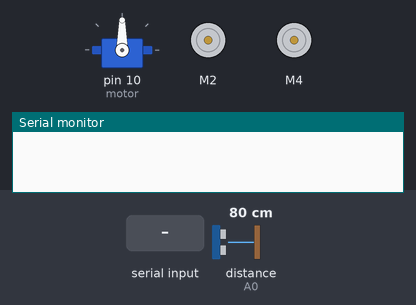
This sketch was run on a simulated Arduino Uno, built with avr-gcc and run on an emulated ATmega328P. Parts: servo, 2 × DC motor (green arrow = forward, orange = backward, longer = faster), the last lines printed to the serial monitor. The inputs (shaded band) are chosen by the test bench; at power-on: distance to the obstacle (sensor on A0) 80 cm. The echo pulse lasts 58.3 µs per cm.

Above: at 1.2 s.
1.3 s: "X" received over Serial
At 2.0 s:
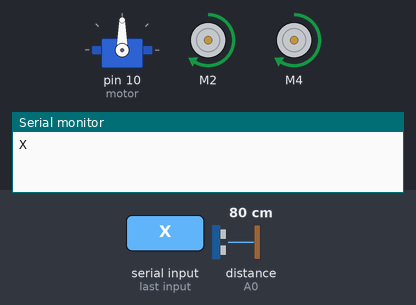
2.8 s: distance to the obstacle (sensor on A0) set to 14 cm
4.3 s: distance to the obstacle (sensor on A0) set to 11 cm
At 5.1 s:
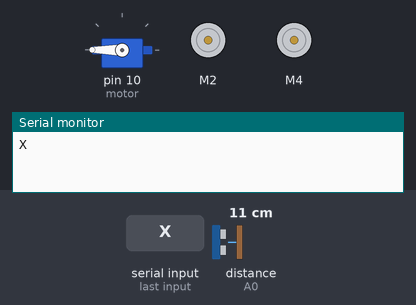
7.3 s: distance to the obstacle (sensor on A0) set to 18 cm
At 8.8 s:
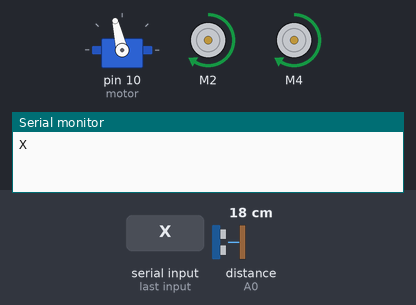
9.1 s: distance to the obstacle (sensor on A0) set to 2 cm
At 10.6 s:
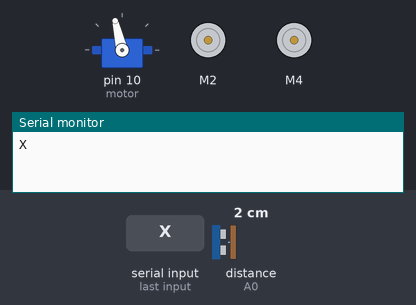
10.8 s: distance to the obstacle (sensor on A0) set to 4 cm
Timing chart, 0 to 14.8 s (numbered marks = the images above; inputs shaded):
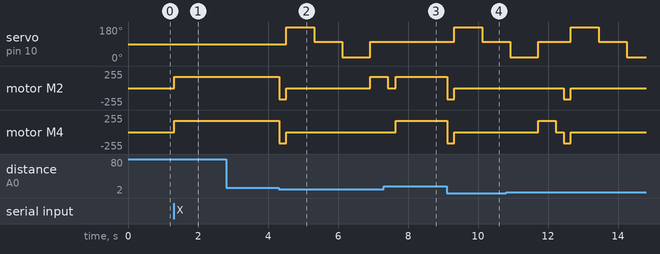

The sketch:

arduino_code.ino
```cpp
#include <Servo.h>
#include "AFMotor.h"
#define Echo A0
#define Trig A4
#define motor 10
#define Speed 170
#define spoint 103
char mode;
int distance;
int distGauche {0};
int distDroite {0};
char toggle{'0'};
Servo servo;
AF_DCMotor M2(2);
AF_DCMotor M4(4);

void setup() {
  Serial.begin(9600);
  pinMode(Trig, OUTPUT);
  pinMode(Echo, INPUT);
  servo.attach(motor);
  M2.setSpeed(Speed);
  M4.setSpeed(Speed);


}

void loop()
{

  //initialisation connexion Bluetooth
  if (Serial.available() > 0) {
      mode = Serial.read();
      Serial.println(mode);
    }

    //stockage de la valeur du mode
    if(mode=='X' || mode == 'Y' || mode== 'Z' || mode=='Q')
    {
        toggle = mode;
    }

    //sélection du bon mode
    if(toggle == 'Y') //bluetooth
    {
      Bluetoothcontrol();
    }
    if(toggle=='Z') //autonome
    {
      bluetoothObstacle();
    }

    if(toggle=='X') //conduite assistée
    {
        Obstacle();
    }
    if(toggle == "Q")
    {
        Stop();
    }


}


//Fonction gérant le mode auto
void Obstacle()
{
    //lecture de la distance
   int distance=ultrasonic();
   delay(20);

   //si l'obstacle est à plus de 12cm
   if(distance>12)
   {
      forward();
   }
   else  //si l'obstacle est à moins de 12cm
   {
      //la voiture s'arrete et recule légèrement
      Stop();
      backward();
      delay(200);
      Stop();

      //regarder à gauche et stocker la valeur de la distance de l'éventuelle obstacle
      distGauche = checkLeft();
      servo.write(spoint);
      delay(800);

      //regarder à droite et stocker la valeur de la distance de l'éventuelle obstacle
      distDroite = checkRight();
      servo.write(spoint);

      //si l'obstacle droit est plus loin que l'obstacle gauche => aller à droite
      if (distGauche < distDroite) {
        right();
        delay(500);
        Stop();
        delay(200);
       }
       else { //sinon aller à gauche
        left();
        delay(500);
        Stop();
        delay(200);
      }
    }
}


//Fonction gérant le mode pilotage par Bluetooth
void Bluetoothcontrol()
{
   if (mode == 'F') //avancer
   {
      forward();
      delay(300);
      mode='S';

    }
    else if (mode == 'B') //reculer
    {
      backward();
      delay(300);
      mode='S';
    }
    else if (mode == 'L') //aller à gauche
    {
      left();
      delay(300);
      mode='S';
    }
    else if (mode == 'R')  //aller à droite
    {
      right();
      delay(300);
      mode='S';
    }
    else if (mode == 'S')  //s'arreter
    {
      Stop();
    }
}

//Fonction gérant le mode conduite assistée
void bluetoothObstacle()
{

  if (mode == 'F') //avancer
  {
      //lecture de la distance au prochain obstacle
      int distance=ultrasonic();
      delay(20);

      //si l'obstacle est à plus de 12cm => avancer
      if(distance >=12)
      {
        forward();
        delay(300);
        mode='S';
      }
      else //sinon la voiture recule légèrement et s'arrete
      {
        backward();
        delay(300);
        mode = 'S';
      }

 }
  else if (mode == 'B') //reculer
  {
    backward();
    delay(300);
    mode='S';
  }
  else if (mode == 'L') //aller à gauche
  {

    distGauche = checkLeft();   //distance à l'obstacle à gauche
    servo.write(spoint);
    mode=='S';
    delay(800);

    if(distGauche>=12) //si l'obstacle est à + de 12cm
    {
      left(); //aller à gauche
      delay(300);
      mode='S';
    }
}
  else if (mode == 'R') //aller à droite
  {
     distDroite = checkRight(); //distance à l'obstacle à droite
     servo.write(spoint);
     mode=='S';
     delay(800);

    if(distDroite >=12) //si l'obstacle est à + de 12cm
    {
      right(); //aller à droite
      delay(300);
      mode='S';
    }
  }
  else if (mode == 'S')  //s'arreter
  {
    Stop();
  }
}


//Fonction pour la lecture de la distance
int ultrasonic()
{
  digitalWrite(Trig, LOW);
  delayMicroseconds(2);
  digitalWrite(Trig, HIGH);
  delayMicroseconds(10);
  digitalWrite(Trig, LOW);
  long t = pulseIn(Echo, HIGH);
  long cm = t / 29 / 2; // convertir le temps en distance
  return cm;
}

//Fonction pour tourner l'hélice du servo à gauche et lire la valeur de la distance
int checkLeft() {
  servo.write(180);
  delay(800);
  distGauche = ultrasonic();
  return distGauche;
}

//Fonction pour tourner l'hélice du servo à droite et lire la valeur de la distance
int checkRight() {
  servo.write(20);
  delay(800);
  distDroite = ultrasonic();
  servo.write(20);;
  return distDroite;
}

//aller tout droit
void forward() {
  M2.run(FORWARD);
  M4.run(FORWARD);
}
//reculer
void backward() {
  M2.run(BACKWARD);
  M4.run(BACKWARD);
}
//aller à gauche
void left() {
    M4.run(RELEASE);
    M2.run(FORWARD);
    mode='S';
}
//aller à droite
void right() {
  M2.run(RELEASE);
  M4.run(FORWARD);
  mode='S';
}
//s'arreter
void Stop() {
  M2.run(RELEASE);
  M4.run(RELEASE);
}
```

Measured:
- the behaviour switches between 13 and 12 cm on distance to the obstacle (sensor on A0) (found by bisection; images 1 and 2)
- after the input at 1.3 s, motor M2, motor M4: stopped → forward 170/255 at once
- after the input at 2.8 s, every drawn part: stays the same
- after the input at 4.3 s, servo on pin 10 (motor): 90° → 180° after 0.22 s, → 103° 0.80 s later, → 20° 0.80 s later, → 103° 0.80 s later; motor M2: forward 170/255 → backward 170/255 at once, → stopped 0.20 s later, → forward 170/255 2.4 s later; motor M4: forward 170/255 → backward 170/255 at once, → stopped 0.20 s later
- after the input at 7.3 s, servo on pin 10 (motor): stays 103° (without the input it goes to 180° after 0.55 s)
- after the input at 9.1 s, servo on pin 10 (motor): 103° → 180° after 0.22 s, → 103° 0.80 s later; motor M2, motor M4: forward 170/255 → backward 170/255 at once, → stopped 0.20 s later
